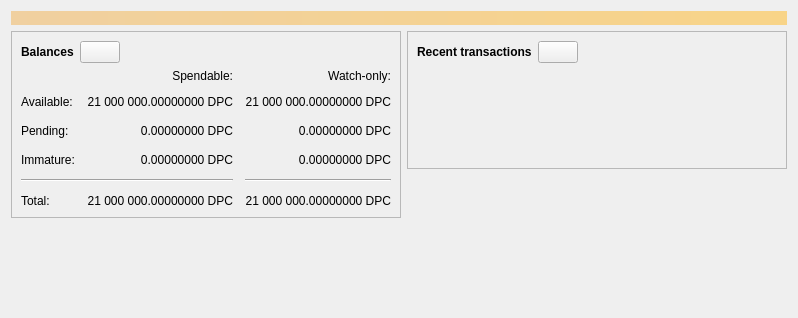
<?xml version="1.0" encoding="UTF-8"?>
<ui version="4.0">
 <class>OverviewPage</class>
 <widget class="QWidget" name="OverviewPage">
  <property name="geometry">
   <rect>
    <x>0</x>
    <y>0</y>
    <width>798</width>
    <height>318</height>
   </rect>
  </property>
  <property name="windowTitle">
   <string>Form</string>
  </property>
  <layout class="QVBoxLayout" name="topLayout">
   <item>
    <widget class="QLabel" name="labelAlerts">
     <property name="visible">
      <bool>false</bool>
     </property>
     <property name="styleSheet">
      <string notr="true">QLabel { background-color: qlineargradient(x1: 0, y1: 0, x2: 1, y2: 0, stop:0 #F0D0A0, stop:1 #F8D488); color:#000000; }</string>
     </property>
     <property name="wordWrap">
      <bool>true</bool>
     </property>
     <property name="margin">
      <number>3</number>
     </property>
     <property name="textInteractionFlags">
      <set>Qt::TextSelectableByMouse</set>
     </property>
    </widget>
   </item>
   <item>
    <layout class="QHBoxLayout" name="horizontalLayout" stretch="1,1">
     <item>
      <layout class="QVBoxLayout" name="verticalLayout_2">
       <item>
        <widget class="QFrame" name="frame">
         <property name="frameShape">
          <enum>QFrame::StyledPanel</enum>
         </property>
         <property name="frameShadow">
          <enum>QFrame::Raised</enum>
         </property>
         <layout class="QVBoxLayout" name="verticalLayout_4">
          <item>
           <layout class="QHBoxLayout" name="horizontalLayout_4">
            <item>
             <widget class="QLabel" name="label_5">
              <property name="font">
               <font>
                <weight>75</weight>
                <bold>true</bold>
               </font>
              </property>
              <property name="text">
               <string>Balances</string>
              </property>
             </widget>
            </item>
            <item>
             <widget class="QPushButton" name="labelWalletStatus">
              <property name="enabled">
               <bool>true</bool>
              </property>
              <property name="maximumSize">
               <size>
                <width>45</width>
                <height>16777215</height>
               </size>
              </property>
              <property name="toolTip">
               <string>The displayed information may be out of date. Your wallet automatically synchronizes with the Dpowcoin network after a connection is established, but this process has not completed yet.</string>
              </property>
              <property name="text">
               <string/>
              </property>
              <property name="icon">
               <iconset resource="../bitcoin.qrc">
                <normaloff>:/icons/warning</normaloff>
                <disabledoff>:/icons/warning</disabledoff>:/icons/warning</iconset>
              </property>
              <property name="iconSize">
               <size>
                <width>24</width>
                <height>24</height>
               </size>
              </property>
             </widget>
            </item>
            <item>
             <spacer name="horizontalSpacer_3">
              <property name="orientation">
               <enum>Qt::Horizontal</enum>
              </property>
              <property name="sizeHint" stdset="0">
               <size>
                <width>40</width>
                <height>20</height>
               </size>
              </property>
             </spacer>
            </item>
           </layout>
          </item>
          <item>
           <layout class="QGridLayout" name="gridLayout">
            <property name="spacing">
             <number>12</number>
            </property>
            <item row="2" column="2">
             <widget class="QLabel" name="labelWatchPending">
              <property name="cursor">
               <cursorShape>IBeamCursor</cursorShape>
              </property>
              <property name="toolTip">
               <string>Unconfirmed transactions to watch-only addresses</string>
              </property>
              <property name="text">
               <string notr="true">0.00000000 DPC</string>
              </property>
              <property name="alignment">
               <set>Qt::AlignRight|Qt::AlignTrailing|Qt::AlignVCenter</set>
              </property>
              <property name="textInteractionFlags">
               <set>Qt::LinksAccessibleByMouse|Qt::TextSelectableByKeyboard|Qt::TextSelectableByMouse</set>
              </property>
             </widget>
            </item>
            <item row="2" column="1">
             <widget class="QLabel" name="labelUnconfirmed">
              <property name="cursor">
               <cursorShape>IBeamCursor</cursorShape>
              </property>
              <property name="toolTip">
               <string>Total of transactions that have yet to be confirmed, and do not yet count toward the spendable balance</string>
              </property>
              <property name="text">
               <string notr="true">0.00000000 DPC</string>
              </property>
              <property name="alignment">
               <set>Qt::AlignRight|Qt::AlignTrailing|Qt::AlignVCenter</set>
              </property>
              <property name="textInteractionFlags">
               <set>Qt::LinksAccessibleByMouse|Qt::TextSelectableByKeyboard|Qt::TextSelectableByMouse</set>
              </property>
             </widget>
            </item>
            <item row="3" column="2">
             <widget class="QLabel" name="labelWatchImmature">
              <property name="cursor">
               <cursorShape>IBeamCursor</cursorShape>
              </property>
              <property name="toolTip">
               <string>Mined balance in watch-only addresses that has not yet matured</string>
              </property>
              <property name="text">
               <string notr="true">0.00000000 DPC</string>
              </property>
              <property name="alignment">
               <set>Qt::AlignRight|Qt::AlignTrailing|Qt::AlignVCenter</set>
              </property>
              <property name="textInteractionFlags">
               <set>Qt::LinksAccessibleByMouse|Qt::TextSelectableByKeyboard|Qt::TextSelectableByMouse</set>
              </property>
             </widget>
            </item>
            <item row="4" column="0" colspan="2">
             <widget class="Line" name="line">
              <property name="orientation">
               <enum>Qt::Horizontal</enum>
              </property>
             </widget>
            </item>
            <item row="4" column="2">
             <widget class="Line" name="lineWatchBalance">
              <property name="sizePolicy">
               <sizepolicy hsizetype="Preferred" vsizetype="Fixed">
                <horstretch>0</horstretch>
                <verstretch>0</verstretch>
               </sizepolicy>
              </property>
              <property name="minimumSize">
               <size>
                <width>140</width>
                <height>0</height>
               </size>
              </property>
              <property name="orientation">
               <enum>Qt::Horizontal</enum>
              </property>
             </widget>
            </item>
            <item row="5" column="0">
             <widget class="QLabel" name="labelTotalText">
              <property name="text">
               <string>Total:</string>
              </property>
             </widget>
            </item>
            <item row="3" column="1">
             <widget class="QLabel" name="labelImmature">
              <property name="cursor">
               <cursorShape>IBeamCursor</cursorShape>
              </property>
              <property name="toolTip">
               <string>Mined balance that has not yet matured</string>
              </property>
              <property name="text">
               <string notr="true">0.00000000 DPC</string>
              </property>
              <property name="alignment">
               <set>Qt::AlignRight|Qt::AlignTrailing|Qt::AlignVCenter</set>
              </property>
              <property name="textInteractionFlags">
               <set>Qt::LinksAccessibleByMouse|Qt::TextSelectableByKeyboard|Qt::TextSelectableByMouse</set>
              </property>
             </widget>
            </item>
            <item row="2" column="3">
             <spacer name="horizontalSpacer_2">
              <property name="orientation">
               <enum>Qt::Horizontal</enum>
              </property>
              <property name="sizeHint" stdset="0">
               <size>
                <width>40</width>
                <height>20</height>
               </size>
              </property>
             </spacer>
            </item>
            <item row="3" column="0">
             <widget class="QLabel" name="labelImmatureText">
              <property name="text">
               <string>Immature:</string>
              </property>
             </widget>
            </item>
            <item row="5" column="1">
             <widget class="QLabel" name="labelTotal">
              <property name="cursor">
               <cursorShape>IBeamCursor</cursorShape>
              </property>
              <property name="toolTip">
               <string>Your current total balance</string>
              </property>
              <property name="text">
               <string notr="true">21 000 000.00000000 DPC</string>
              </property>
              <property name="alignment">
               <set>Qt::AlignRight|Qt::AlignTrailing|Qt::AlignVCenter</set>
              </property>
              <property name="textInteractionFlags">
               <set>Qt::LinksAccessibleByMouse|Qt::TextSelectableByKeyboard|Qt::TextSelectableByMouse</set>
              </property>
             </widget>
            </item>
            <item row="5" column="2">
             <widget class="QLabel" name="labelWatchTotal">
              <property name="cursor">
               <cursorShape>IBeamCursor</cursorShape>
              </property>
              <property name="toolTip">
               <string>Current total balance in watch-only addresses</string>
              </property>
              <property name="text">
               <string notr="true">21 000 000.00000000 DPC</string>
              </property>
              <property name="alignment">
               <set>Qt::AlignRight|Qt::AlignTrailing|Qt::AlignVCenter</set>
              </property>
              <property name="textInteractionFlags">
               <set>Qt::LinksAccessibleByMouse|Qt::TextSelectableByKeyboard|Qt::TextSelectableByMouse</set>
              </property>
             </widget>
            </item>
            <item row="0" column="2">
             <widget class="QLabel" name="labelWatchonly">
              <property name="text">
               <string>Watch-only:</string>
              </property>
              <property name="alignment">
               <set>Qt::AlignRight|Qt::AlignTrailing|Qt::AlignVCenter</set>
              </property>
             </widget>
            </item>
            <item row="1" column="0">
             <widget class="QLabel" name="labelBalanceText">
              <property name="text">
               <string>Available:</string>
              </property>
             </widget>
            </item>
            <item row="1" column="1">
             <widget class="QLabel" name="labelBalance">
              <property name="cursor">
               <cursorShape>IBeamCursor</cursorShape>
              </property>
              <property name="toolTip">
               <string>Your current spendable balance</string>
              </property>
              <property name="text">
               <string notr="true">21 000 000.00000000 DPC</string>
              </property>
              <property name="alignment">
               <set>Qt::AlignRight|Qt::AlignTrailing|Qt::AlignVCenter</set>
              </property>
              <property name="textInteractionFlags">
               <set>Qt::LinksAccessibleByMouse|Qt::TextSelectableByKeyboard|Qt::TextSelectableByMouse</set>
              </property>
             </widget>
            </item>
            <item row="1" column="2">
             <widget class="QLabel" name="labelWatchAvailable">
              <property name="cursor">
               <cursorShape>IBeamCursor</cursorShape>
              </property>
              <property name="toolTip">
               <string>Your current balance in watch-only addresses</string>
              </property>
              <property name="text">
               <string notr="true">21 000 000.00000000 DPC</string>
              </property>
              <property name="alignment">
               <set>Qt::AlignRight|Qt::AlignTrailing|Qt::AlignVCenter</set>
              </property>
              <property name="textInteractionFlags">
               <set>Qt::LinksAccessibleByMouse|Qt::TextSelectableByKeyboard|Qt::TextSelectableByMouse</set>
              </property>
             </widget>
            </item>
            <item row="2" column="0">
             <widget class="QLabel" name="labelPendingText">
              <property name="text">
               <string>Pending:</string>
              </property>
             </widget>
            </item>
            <item row="0" column="1">
             <widget class="QLabel" name="labelSpendable">
              <property name="text">
               <string>Spendable:</string>
              </property>
              <property name="alignment">
               <set>Qt::AlignRight|Qt::AlignTrailing|Qt::AlignVCenter</set>
              </property>
             </widget>
            </item>
           </layout>
          </item>
         </layout>
        </widget>
       </item>
       <item>
        <spacer name="verticalSpacer">
         <property name="orientation">
          <enum>Qt::Vertical</enum>
         </property>
         <property name="sizeHint" stdset="0">
          <size>
           <width>20</width>
           <height>40</height>
          </size>
         </property>
        </spacer>
       </item>
      </layout>
     </item>
     <item>
      <layout class="QVBoxLayout" name="verticalLayout_3">
       <item>
        <widget class="QFrame" name="frame_2">
         <property name="frameShape">
          <enum>QFrame::StyledPanel</enum>
         </property>
         <property name="frameShadow">
          <enum>QFrame::Raised</enum>
         </property>
         <layout class="QVBoxLayout" name="verticalLayout">
          <item>
           <layout class="QHBoxLayout" name="horizontalLayout_2">
            <item>
             <widget class="QLabel" name="label_4">
              <property name="font">
               <font>
                <weight>75</weight>
                <bold>true</bold>
               </font>
              </property>
              <property name="text">
               <string>Recent transactions</string>
              </property>
             </widget>
            </item>
            <item>
             <widget class="QPushButton" name="labelTransactionsStatus">
              <property name="enabled">
               <bool>true</bool>
              </property>
              <property name="maximumSize">
               <size>
                <width>45</width>
                <height>16777215</height>
               </size>
              </property>
              <property name="toolTip">
               <string>The displayed information may be out of date. Your wallet automatically synchronizes with the Dpowcoin network after a connection is established, but this process has not completed yet.</string>
              </property>
              <property name="text">
               <string/>
              </property>
              <property name="icon">
               <iconset resource="../bitcoin.qrc">
                <normaloff>:/icons/warning</normaloff>
                <disabledoff>:/icons/warning</disabledoff>:/icons/warning</iconset>
              </property>
              <property name="iconSize">
               <size>
                <width>24</width>
                <height>24</height>
               </size>
              </property>
             </widget>
            </item>
            <item>
             <spacer name="horizontalSpacer">
              <property name="orientation">
               <enum>Qt::Horizontal</enum>
              </property>
              <property name="sizeHint" stdset="0">
               <size>
                <width>40</width>
                <height>20</height>
               </size>
              </property>
             </spacer>
            </item>
           </layout>
          </item>
          <item>
           <widget class="TransactionOverviewWidget" name="listTransactions">
            <property name="styleSheet">
             <string notr="true">QListView { background: transparent; }</string>
            </property>
            <property name="frameShape">
             <enum>QFrame::NoFrame</enum>
            </property>
            <property name="verticalScrollBarPolicy">
             <enum>Qt::ScrollBarAlwaysOff</enum>
            </property>
            <property name="horizontalScrollBarPolicy">
             <enum>Qt::ScrollBarAlwaysOff</enum>
            </property>
            <property name="sizeAdjustPolicy">
             <enum>QAbstractScrollArea::AdjustToContents</enum>
            </property>
            <property name="selectionMode">
             <enum>QAbstractItemView::NoSelection</enum>
            </property>
            <property name="uniformItemSizes">
             <bool>true</bool>
            </property>
           </widget>
          </item>
         </layout>
        </widget>
       </item>
       <item>
        <spacer name="verticalSpacer_2">
         <property name="orientation">
          <enum>Qt::Vertical</enum>
         </property>
         <property name="sizeHint" stdset="0">
          <size>
           <width>20</width>
           <height>40</height>
          </size>
         </property>
        </spacer>
       </item>
      </layout>
     </item>
    </layout>
   </item>
  </layout>
 </widget>
 <customwidgets>
  <customwidget>
   <class>TransactionOverviewWidget</class>
   <extends>QListView</extends>
   <header>qt/transactionoverviewwidget.h</header>
  </customwidget>
 </customwidgets>
 <resources/>
 <connections/>
</ui>
